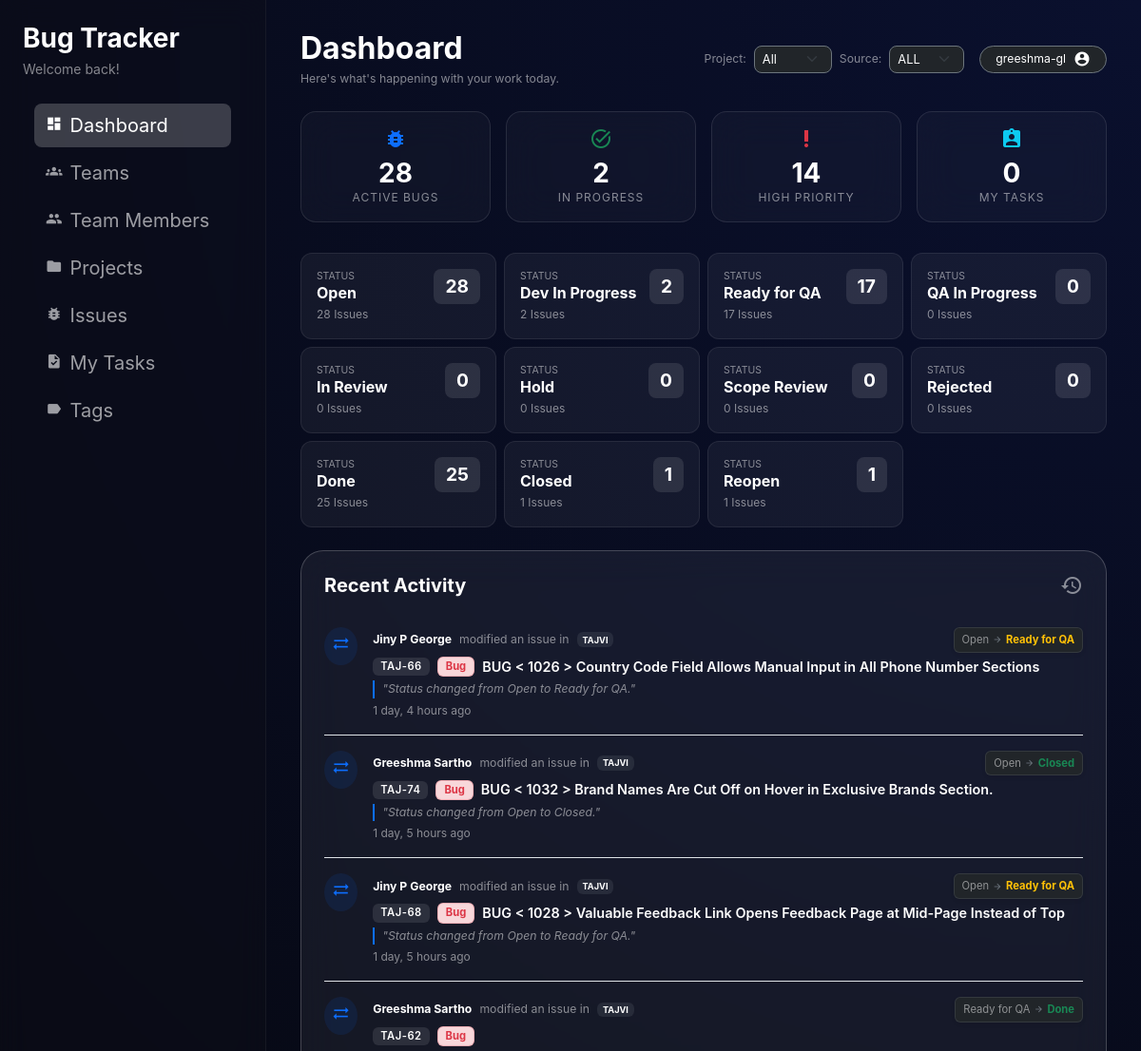
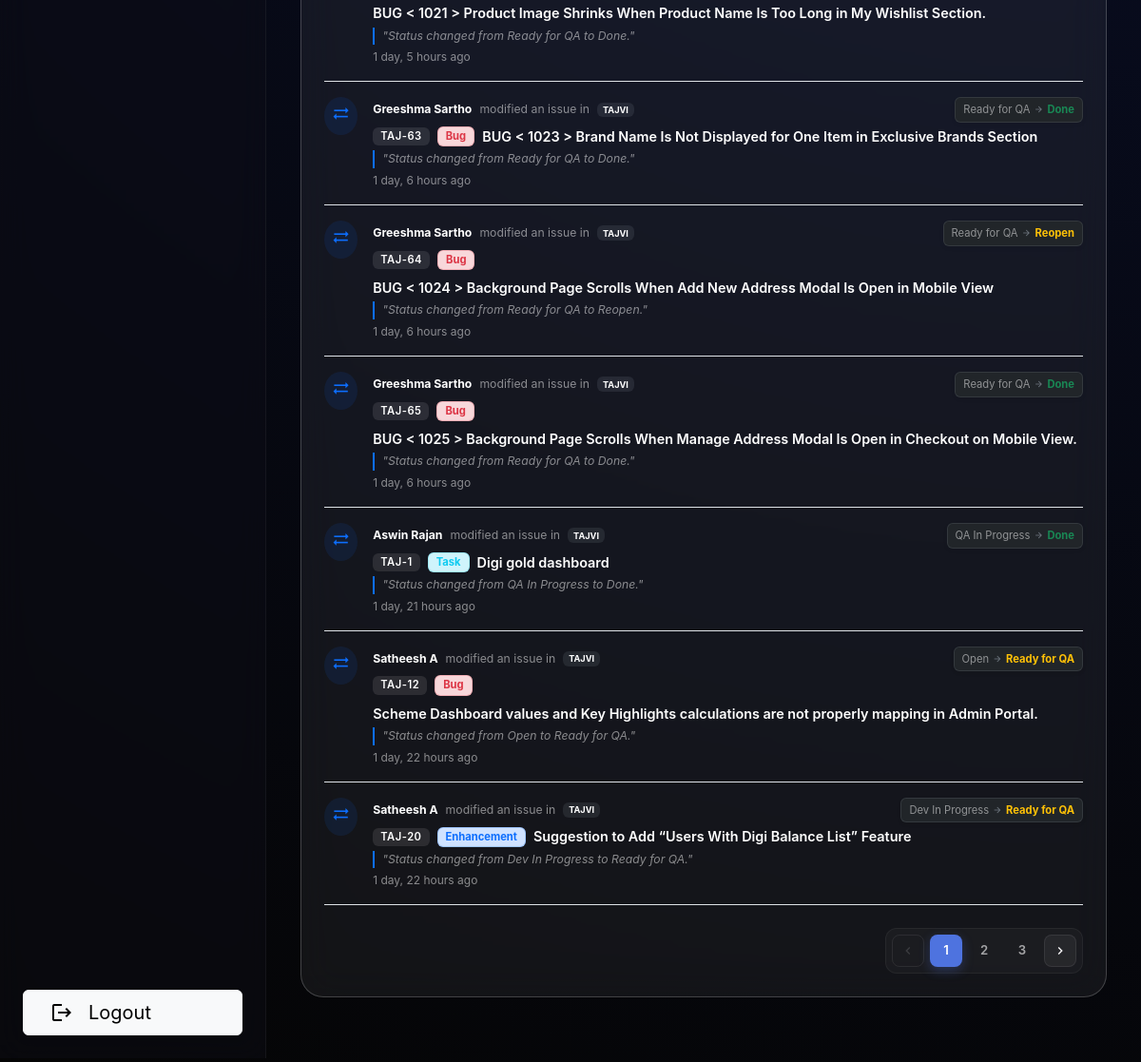
Page /dashboard/ (signed in) on the earlier database version (2 pictures, top to bottom).
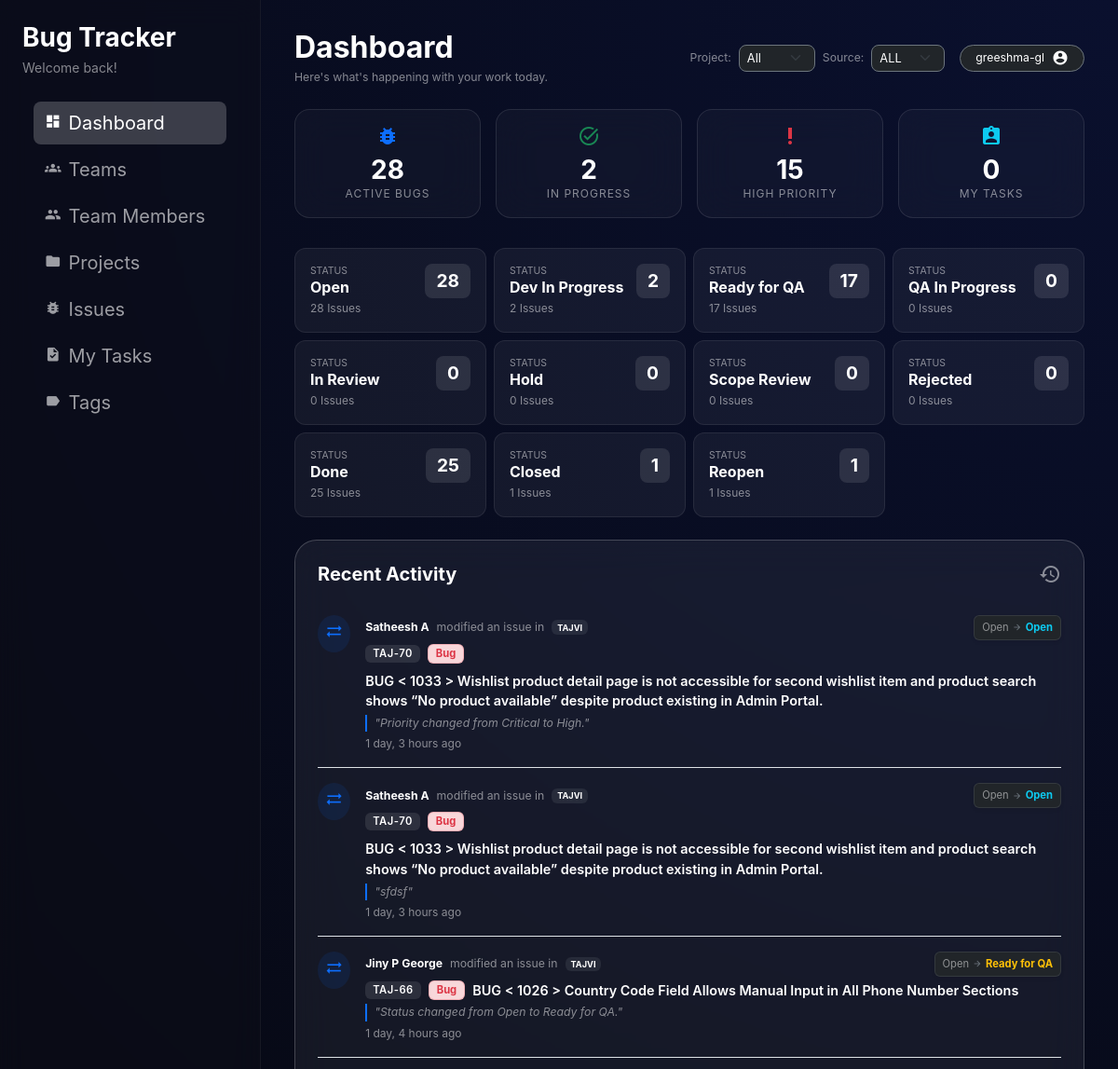
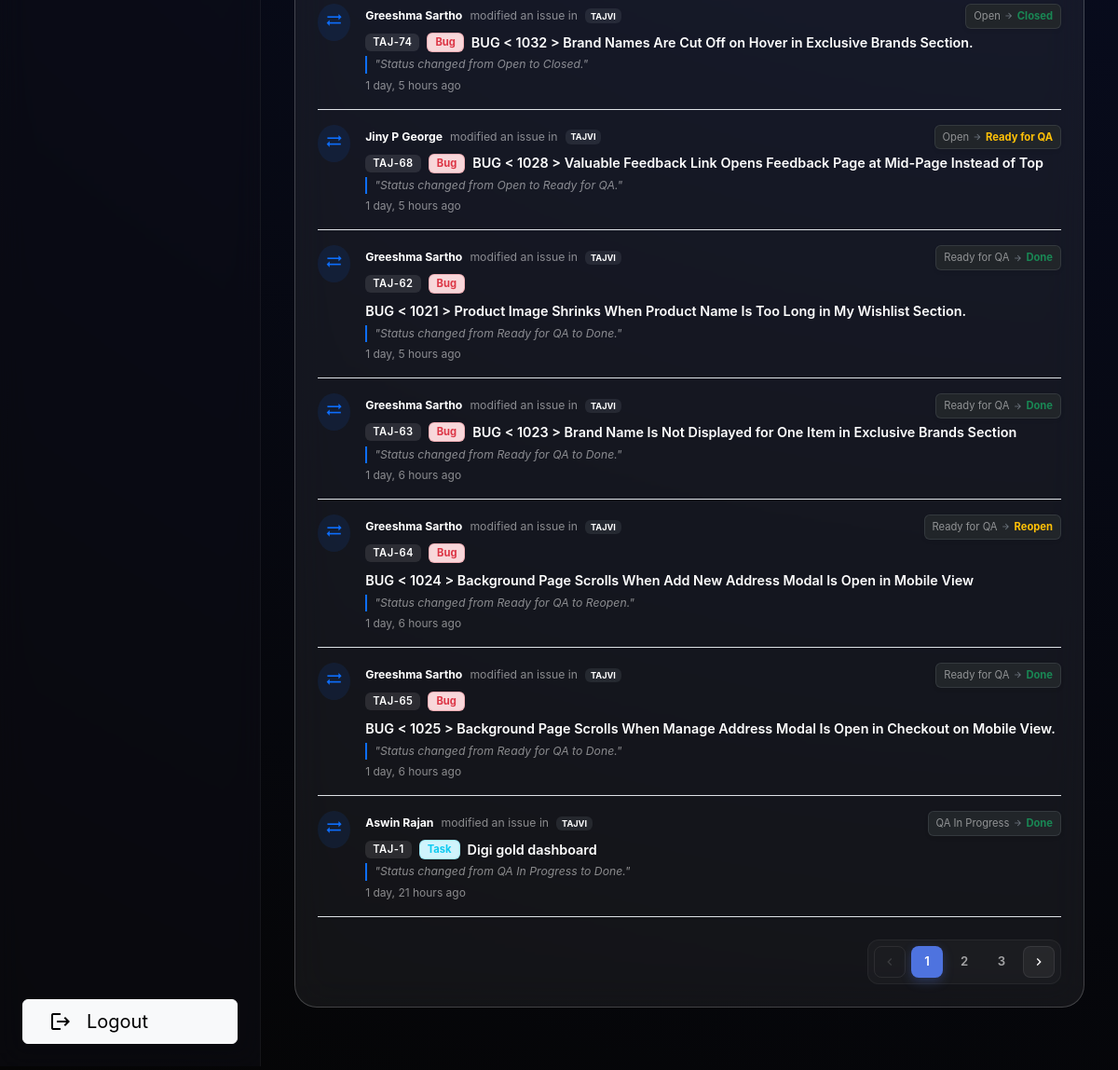
Same page on the later database version (2 pictures, top to bottom).
### issues/models.py (models this page shows, shortened)
class IssueRemarkLog(models.Model):
    issue = models.ForeignKey(
        Issue,
        on_delete=models.CASCADE,
        related_name='remark_logs',
    )
    author = models.ForeignKey(
        settings.AUTH_USER_MODEL,
        on_delete=models.SET_NULL,
        null=True,
        blank=True,
        related_name='issue_remark_logs',
    )
    from_status = models.CharField(
        max_length=20,
        blank=True,
    )
    to_status = models.CharField(
        max_length=20,
        blank=True,
    )
    remark = models.TextField(blank=True)
    qa_note = models.TextField(blank=True)
    created_at = models.DateTimeField(auto_now_add=True)
    class Meta:
        ordering = ['-created_at']

class Issue(models.Model):
    project = models.ForeignKey(
        Project,
        on_delete=models.CASCADE,
        related_name='issues',
    )
    title = models.CharField(max_length=255)
    description = models.TextField(blank=True)
    issue_type = models.CharField(
        max_length=20,
        choices=IssueTypeChoices.choices,
        default=IssueTypeChoices.TASK,
    )
    drive_url = models.CharField(max_length=500,
        null=True,
        blank=True
        )
    reporter = models.ForeignKey(
        settings.AUTH_USER_MODEL,
        on_delete=models.SET_NULL,
        null=True,
        blank=True,
        related_name='reported_issues',
    )
    assignee = models.ForeignKey(
        settings.AUTH_USER_MODEL,
        on_delete=models.SET_NULL,
        null=True,
        blank=True,
        related_name='assigned_issues',
    )
    priority = models.CharField(
        max_length=20,
        choices=IssuePriorityChoices.choices,
        default=IssuePriorityChoices.MEDIUM,
    )
    environment = models.CharField(
        max_length=20,
        choices=IssueEnvironmentChoices.choices,
        default=IssueEnvironmentChoices.STAGING,
    )
    status = models.CharField(
        max_length=20,
        choices=IssueStatusChoices.choices,
        default=IssueStatusChoices.OPEN,
    )
    time_estimate_hours = models.DecimalField(
        max_digits=6,
        decimal_places=2,
        null=True,
        blank=True,
        help_text='Estimated effort in hours',
    )
    related_issue = models.ForeignKey(
        'self',
        on_delete=models.SET_NULL,
        null=True,
        blank=True,
        related_name='related_issues',
        help_text='Optional related or parent issue',
        limit_choices_to={'issue_type': IssueTypeChoices.TASK},  # optional extra safety
    )
    tags = models.ManyToManyField(
        'Tag',
        related_name='issues',
        blank=True,
        help_text='Tags used to classify this issue',
    )
    remarks = models.TextField(blank=True)
    qa_note = models.TextField(blank=True)
    image_1 = CloudinaryField('image', null=True, blank=True)
    image_2 = CloudinaryField('image', null=True, blank=True)
    image_3 = CloudinaryField('image', null=True, blank=True)
    image_4 = CloudinaryField('image', null=True, blank=True)
    created_by = models.ForeignKey(
        settings.AUTH_USER_MODEL,
        on_delete=models.SET_NULL,
        null=True,
        blank=True,
        related_name='created_issues',
    )
    created_at = models.DateTimeField(auto_now_add=True)
    updated_at = models.DateTimeField(auto_now=True)
    class Meta:
        ordering = ['-created_at']

class Project(models.Model):
    name = models.CharField(max_length=255)
    code = models.CharField(max_length=50, unique=True)
    description = models.TextField(blank=True)
    owner = models.ForeignKey(
        settings.AUTH_USER_MODEL,
        on_delete=models.SET_NULL,
        null=True,
        blank=True,
        related_name='owned_projects',
    )
    team = models.ForeignKey(
        'users.Team',  # change this string if your Team model lives elsewhere
        on_delete=models.SET_NULL,
        null=True,
        blank=True,
        related_name='projects',
    )
    is_active = models.BooleanField(default=True)
    created_by = models.ForeignKey(
        settings.AUTH_USER_MODEL,
        on_delete=models.SET_NULL,
        null=True,
        blank=True,
        related_name='created_projects',
    )
    created_at = models.DateTimeField(auto_now_add=True)
    updated_at = models.DateTimeField(auto_now=True)
    class Meta:
        ordering = ['name']

### users/models.py (models this page shows)
class User(AbstractUser):
    pass

### users/views.py (the view)
# urls.py: path('dashboard/', DashboardView.as_view(), name='dashboard'),
class DashboardView(LoginRequiredMixin, TemplateView):
    template_name = 'users/dashboard.html'
    def get_context_data(self, **kwargs):
        context = super().get_context_data(**kwargs)
        project_id = self.request.GET.get('project')
        source = self.request.GET.get('source', 'ALL')
        page_number = self.request.GET.get('page', 1)  # Get current page number
        context['projects'] = Project.objects.all()
        context['selected_project_id'] = project_id
        context['selected_source'] = source
        recent_activities_qs = IssueRemarkLog.objects.select_related(
            'issue', 'author', 'issue__project'
        ).order_by('-created_at')
        issues_qs = Issue.objects.all()
        if project_id:
            issues_qs = issues_qs.filter(project_id=project_id)
            recent_activities_qs = recent_activities_qs.filter(issue__project_id=project_id)
        if source == 'MINE':
            issues_qs = issues_qs.filter(assignee=self.request.user)
            recent_activities_qs = recent_activities_qs.filter(issue__assignee=self.request.user)
        paginator = Paginator(recent_activities_qs, 10)
        try:
            activities_page = paginator.page(page_number)
        except PageNotAnInteger:
            activities_page = paginator.page(1)
        except EmptyPage:
            activities_page = paginator.page(paginator.num_pages)
        status_map = {c.value: c.label for c in IssueStatusChoices}
        type_map = {t.value: t.label for t in IssueTypeChoices}
        for log in activities_page:
            log.from_status_label = status_map.get(log.from_status, log.from_status)
            log.to_status_label = status_map.get(log.to_status, log.to_status)
            log.type_label = type_map.get(log.issue.issue_type, log.issue.issue_type)
        context['recent_activities'] = activities_page  # Passes Page Object
        context['active_bugs'] = issues_qs.filter(status=IssueStatusChoices.OPEN).count()
        context['active_tasks'] = issues_qs.filter(
            models.Q(status=IssueStatusChoices.DEV_IN_PROGRESS) |
            models.Q(status=IssueStatusChoices.QA_IN_PROGRESS),
            assignee__isnull=False
        ).count()
        context['high_priority_bugs'] = issues_qs.filter(
            status=IssueStatusChoices.OPEN, priority=IssuePriorityChoices.HIGH
        ).count()
        context['my_open_issues'] = issues_qs.filter(
            status=IssueStatusChoices.OPEN, assignee=self.request.user
        ).count()
        raw_status_stats = issues_qs.values('status').annotate(count=Count('id'))
        count_map = {item['status']: item['count'] for item in raw_status_stats}
        context['issue_status_stats'] = [
            {'value': c.value, 'label': c.label, 'count': count_map.get(c.value, 0)}
            for c in IssueStatusChoices
        ]
        context['IssueStatusChoices'] = IssueStatusChoices
        context['IssueTypeChoices'] = IssueTypeChoices
        context['IssuePriorityChoices'] = IssuePriorityChoices
        return context

### templates/users/dashboard.html (shortened to what the changed rows need)
{% extends "users/index.html" %}
{% block dashboard_content %}
<div class="dashboard-viewport-flex">
    <div class="dashboard-upper-pinned">
        <div class="row mb-4 align-items-center">
            <div class="col">
                <h2 class="text-white fw-bold mb-1">Dashboard</h2>
            </div>
        </div>
        <div class="row g-3 mb-2">
            <div class="col-6 col-lg-3">
                <a href="{% url 'issues:issue_list' %}?source={{ selected_source }}&project={{ selected_project_id|default:'' }}&priority={{ IssuePriorityChoices.HIGH.value }}" class="text-decoration-none">
                    <div class="metric-card glass-card p-3 h-100 text-center text-white">
                        <span class="material-icons text-danger mb-2">priority_high</span>
                        <h3 class="fw-bold mb-0">{{ high_priority_bugs }}</h3>
                        <p class="small mb-0 opacity-50 text-uppercase" style="letter-spacing: 1px;">High Priority</p>
                    </div>
                </a>
            </div>
        </div>
    </div>
    <div class="dashboard-lower-scrollable">
        <div class="row g-2 mb-4 pt-2">
            {% for row in issue_status_stats %}
                <div class="col-12 col-sm-6 col-md-4 col-lg-3">
                    <a href="{% url 'issues:issue_list' %}?status={{ row.value }}&source={{ selected_source }}&project={{ selected_project_id|default:'' }}" class="text-decoration-none">
                        <div class="status-card p-3 h-100 text-white">
                            <div class="d-flex justify-content-between align-items-start">
                                <div>
                                    <div class="text-white-50 small text-uppercase" style="font-size: 0.65rem;">Status</div>
                                    <h6 class="fw-bold mb-1">{{ row.label }}</h6>
                                    <div class="text-white-50" style="font-size: 0.75rem;">{{ row.count }} Issues</div>
                                </div>
                                <div class="status-badge-count">{{ row.count }}</div>
                            </div>
                        </div>
                    </a>
                </div>
            {% endfor %}
        </div>
        <div class="glass-card p-4 my-2" id="activity-section">
            {% if recent_activities %}
                <div class="list-group list-group-flush mb-2">
                    {% for log in recent_activities %}
                        <div class="list-group-item bg-transparent border-bottom border-white-10 px-0 py-3">
                            <div class="d-flex align-items-start">
                                <div class="bg-primary rounded-circle p-2 me-3" style="--bs-bg-opacity: .1;">
                                    <span class="material-icons text-primary" style="font-size: 1.2rem;">
                                    </span>
                                </div>
                                <div class="flex-grow-1">
                                    <div class="text-white-50 small mb-1 d-flex align-items-center flex-wrap gap-2">
                                        <span class="text-white fw-bold">{{ log.author.get_full_name }}</span>
                                        <span>modified an issue in</span>
                                        <span class="badge bg-secondary" style="--bs-bg-opacity: .2;">{{ log.issue.project.name }}</span>
                                        {% if log.to_status %}
                                            <div class="d-inline-flex align-items-center ms-auto bg-dark px-2 py-1 rounded shadow-sm border border-secondary border-opacity-25" style="font-size: 0.7rem;">
                                                {% if log.from_status %}
                                                    <span class="text-white-50">
                                                        {{ log.from_status_label }}
                                                    </span>
                                                    <span class="material-icons mx-1 text-secondary" style="font-size: 10px;">arrow_forward</span>
                                                {% endif %}
                                                <span class="fw-bold text-{% if log.to_status == IssueStatusChoices.OPEN.value %}info{% elif log.to_status == IssueStatusChoices.DONE.value or log.to_status == IssueStatusChoices.CLOSED.value %}success{% else %}warning{% endif %}">
                                                    {{ log.to_status_label }}
                                                </span>
                                            </div>
                                        {% endif %}
                                    </div>
                                    <div class="d-flex align-items-center gap-2 mb-1 flex-wrap">
                                        <span class="badge issue-id-badge smaller px-2 py-1">
                                            {% if log.issue.project.code %}{{ log.issue.project.code }}-{{ log.issue.pk }}{% else %}#{{ log.issue.pk }}{% endif %}
                                        </span>
                                        <span class="badge smaller px-2 py-1 border
                                            {% if log.issue.issue_type == IssueTypeChoices.BUG.value %}
                                                bg-danger-subtle text-danger border-danger border-opacity-25
                                            {% elif log.issue.issue_type == IssueTypeChoices.TASK.value %}
                                                bg-info-subtle text-info border-info border-opacity-25
                                            {% else %}
                                                bg-primary-subtle text-primary border-primary border-opacity-25
                                            {% endif %}">
                                            {{ log.type_label }}
                                        </span>
                                        <a href="{% url 'issues:issue_detail' log.issue.id %}"
                                           class="text-white text-decoration-none activity-link fw-semibold">
                                            {{ log.issue.title }}
                                        </a>
                                    </div>
                                    {% if log.remark %}
                                        <div class="text-white-50 small fst-italic mt-1 border-start border-primary border-2 ps-2" style="--bs-text-opacity: .7;">
                                            "{{ log.remark|truncatechars:80 }}"
                                        </div>
                                    {% endif %}
                                    <div class="text-white-50 mt-1" style="font-size: 0.75rem;">
                                        {{ log.created_at|timesince }} ago
                                    </div>
                                </div>
                            </div>
                        </div>
                    {% endfor %}
                </div>
                {% if recent_activities.has_other_pages %}
                    <div class="custom-pagination-container">
                        <ul class="custom-pagination mb-0">
                            {% for i in recent_activities.paginator.page_range %}
                                {% if recent_activities.number == i %}
                                    <li class="custom-page-item active" aria-current="page">
                                        <span class="custom-page-link">{{ i }}</span>
                                    </li>
                                {% elif i > recent_activities.number|add:-3 and i < recent_activities.number|add:3 %}
                                    <li class="custom-page-item">
                                        <a class="custom-page-link" href="?project={{ selected_project_id|default:'' }}&source={{ selected_source }}&page={{ i }}#activity-section">{{ i }}</a>
                                    </li>
                                {% endif %}
                            {% endfor %}
                        </ul>
                    </div>
                {% endif %}
            {% else %}
                <div class="text-center py-4">
                    <p class="text-white-50 mb-0 small">No activity recorded for this filter.</p>
                </div>
            {% endif %}
        </div>
    </div>
</div>
{% endblock %}

Differences in the rows shown:
no longer on this page (row unchanged): IssueRemarkLog: author.get_full_name "Satheesh A", issue.project.name "TAJVI", from_status_label "Open", to_status_label "Ready for QA", issue.project.code "TAJ", issue.pk "12", type_label "Bug", issue "Scheme Dashboard values and Key Highlights calculations are not properly mapping in Admin Portal.", remark "Status changed from Open to Ready for QA.", created_at "1 day, 22 hours", to_status "ready_for_qa" (drawn)
no longer on this page (row unchanged): IssueRemarkLog: author.get_full_name "Satheesh A", issue.project.name "TAJVI", from_status_label "Dev In Progress", to_status_label "Ready for QA", issue.project.code "TAJ", issue.pk "20", type_label "Enhancement", issue "Suggestion to Add “Users With Digi Balance List” Feature", remark "Status changed from Dev In Progress to Ready for QA.", created_at "1 day, 22 hours", to_status "ready_for_qa" (drawn)
added IssueRemarkLog: author.get_full_name "Satheesh A", issue.project.name "TAJVI", from_status_label "Open", to_status_label "Open", issue.project.code "TAJ", issue.pk "70", type_label "Bug", issue "BUG < 1033 > Wishlist product detail page is not accessible for second wishlist item and product search shows “No product available” despite product existing in Admin Portal.", remark "Priority changed from Critical to High.", created_at "1 day, 3 hours", to_status "open" (drawn)
added IssueRemarkLog: author.get_full_name "Satheesh A", issue.project.name "TAJVI", from_status_label "Open", to_status_label "Open", issue.project.code "TAJ", issue.pk "70", type_label "Bug", issue "BUG < 1033 > Wishlist product detail page is not accessible for second wishlist item and product search shows “No product available” despite product existing in Admin Portal.", remark "sfdsf", created_at "1 day, 3 hours", to_status "open" (drawn)
Other differences:
{{ high_priority_bugs }}: "14" → "15"
